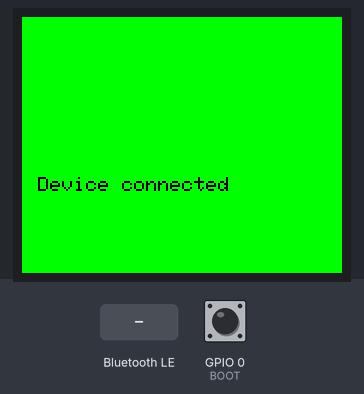
Simulated run of this sketch. Board: ESP32. On the bench: 160×128 colour display. The test bench sets the inputs (shaded band); at power-on: GPIO 0 (BOOT) HIGH. Nothing arrives over Bluetooth unless stated; a phone connects over Bluetooth LE 3 s after start; what the sketch prints to the serial monitor is not drawn.

Above: at 3.7 s.
3.8 s: Bluetooth LE write "1" received
At 4.7 s:
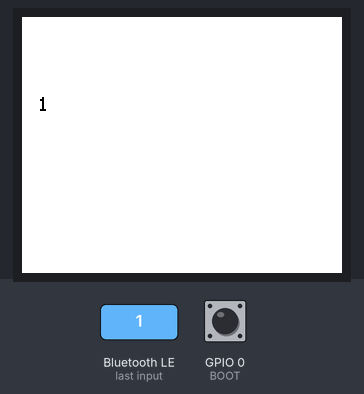
5.3 s: GPIO 0 (BOOT) pulled LOW for 0.15 s
At 5.8 s:
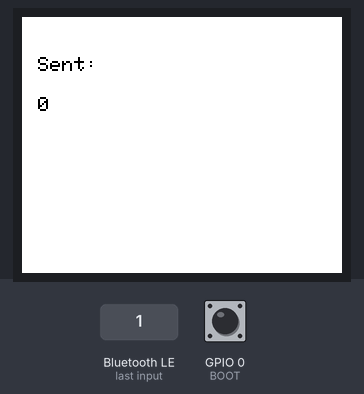
6.9 s: GPIO 0 (BOOT) pulled LOW for 1 s
9.4 s: Bluetooth LE write "0" received
At 10.2 s:
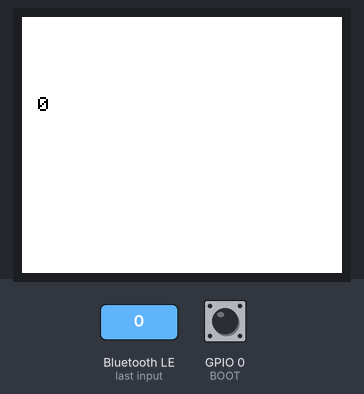
10.9 s: GPIO 0 (BOOT) pulled LOW for 3.2 s
At 11.6 s:
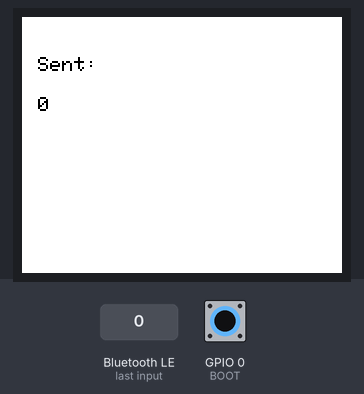
Timing chart, 0 to 13.9 s (numbered marks = the images above; inputs shaded):
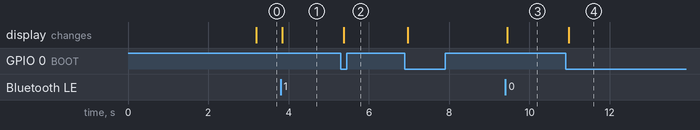

Measured:
- after the input at 3.8 s, the display: changes at once (image 1)
- after the input at 5.3 s, the display: changes after 0.07 s (image 2)
- after the input at 9.4 s, the display: changes at once (image 3)
- after the input at 10.9 s, the display: changes after 0.08 s (image 4)

The sketch:

esp32_LILYGO_T_dongle-server_Bluetooth.ino
```cpp
#include <Adafruit_GFX.h>
#include <Adafruit_ST7735.h>
#include <SPI.h>
#include <BLEDevice.h>
#include <BLEUtils.h>
#include <BLEServer.h>

const uint8_t BOOT = 0;

int lastButtonState = HIGH;
int buttonState = HIGH;
bool flag = false;


// ----- TFT Display -----
#define TFT_CS   4
#define TFT_RST  1
#define TFT_DC   2
#define TFT_SCLK 5
#define TFT_MOSI 3

#define SERVICE_UUID        "f048d655-5081-4115-9396-2530964dceae"
#define CHARACTERISTIC_UUID "fe276fbf-dbc8-4d1a-8ec3-083fb4a9e217"

BLECharacteristic *pCharacteristic;
Adafruit_ST7735 tft = Adafruit_ST7735(TFT_CS, TFT_DC, TFT_MOSI, TFT_SCLK, TFT_RST);
bool deviceConnected = false;

class MyServerCallbacks: public BLEServerCallbacks {
    void onConnect(BLEServer* pServer) {
      deviceConnected = true;
      Serial.println("Device connected");
      tft.fillScreen(ST77XX_GREEN);
      tft.setTextColor(ST77XX_BLACK);
      tft.setCursor(8, 80);
      tft.print("Device connected");
    };

    void onDisconnect(BLEServer* pServer) {
      deviceConnected = false;
      Serial.println("Device disconnected");
      tft.fillScreen(ST77XX_WHITE);
      tft.setTextColor(ST77XX_BLACK);
      tft.setCursor(8, 80);
      tft.print("Device disconnected");
      pServer->startAdvertising();
    }
};

class MyCallbacks: public BLECharacteristicCallbacks {
    void onWrite(BLECharacteristic *pCharacteristic) {
      String rxValue = pCharacteristic->getValue();

      if (rxValue.length() > 0) {
        Serial.println("*********");
        Serial.print("Received Value: ");
        Serial.println(rxValue.c_str());

        tft.fillScreen(ST77XX_WHITE);
        tft.setTextColor(ST77XX_BLACK);
        tft.setCursor(8, 40);
        tft.print(rxValue.c_str());
      }
    }
};

void setup() {
  Serial.begin(115200);

  pinMode(BOOT, INPUT_PULLUP);

  // TFT Initialization
  tft.initR(INITR_BLACKTAB);
  tft.setRotation(1);
  tft.fillScreen(ST77XX_WHITE);
  Serial.println("TFT initialized");

  tft.setTextSize(1);
  tft.setTextColor(ST77XX_BLACK);
  tft.setCursor(8, 40);
  tft.print("TFT initialized");

  // BLE Initialization
  BLEDevice::init("esp32 Test");
  BLEServer *pServer = BLEDevice::createServer();
  pServer->setCallbacks(new MyServerCallbacks());
  BLEService *pService = pServer->createService(SERVICE_UUID);

  // Создаем характеристику с нужными свойствами
  pCharacteristic = pService->createCharacteristic(
                      CHARACTERISTIC_UUID,
                      BLECharacteristic::PROPERTY_READ |
                      BLECharacteristic::PROPERTY_WRITE |
                      BLECharacteristic::PROPERTY_NOTIFY  // Добавляем поддержку уведомлений
                    );

  pCharacteristic->setCallbacks(new MyCallbacks());
  pService->start();

  // Настройка рекламы
  BLEAdvertising *pAdvertising = BLEDevice::getAdvertising();
  pAdvertising->addServiceUUID(SERVICE_UUID);
  pAdvertising->setScanResponse(true);
  pAdvertising->start();

  Serial.println("BLE Server started!");
  tft.setCursor(8, 60);
  tft.print("Server start!");
}

String message = "1";

void loop() {
  static unsigned long lastDebounceTime = 0;
  const unsigned long debounceDelay = 50;

  if (deviceConnected) {
    int reading = digitalRead(BOOT);

    // Антидребезг
    if (reading != lastButtonState) {
      lastDebounceTime = millis();
    }

    if ((millis() - lastDebounceTime) > debounceDelay) {
      if (reading != buttonState) {
        buttonState = reading;

        // Только при нажатии кнопки (LOW, если подключена с подтяжкой к +)
        if (buttonState == LOW) {
          String message = flag ? "1" : "0";
          flag = !flag; // Инвертируем флаг

          message.trim();
          if (message.length() > 0) {
            pCharacteristic->setValue(message.c_str());
            pCharacteristic->notify();

            // Выводим на экран отправленное сообщение
            tft.fillScreen(ST77XX_WHITE);
            tft.setTextColor(ST77XX_BLACK);
            tft.setCursor(8, 20);
            tft.print("Sent:");
            tft.setCursor(8, 40);
            tft.print(message.c_str());
          }
        }
      }
    }
    lastButtonState = reading;
  }
  delay(10);
}
```
